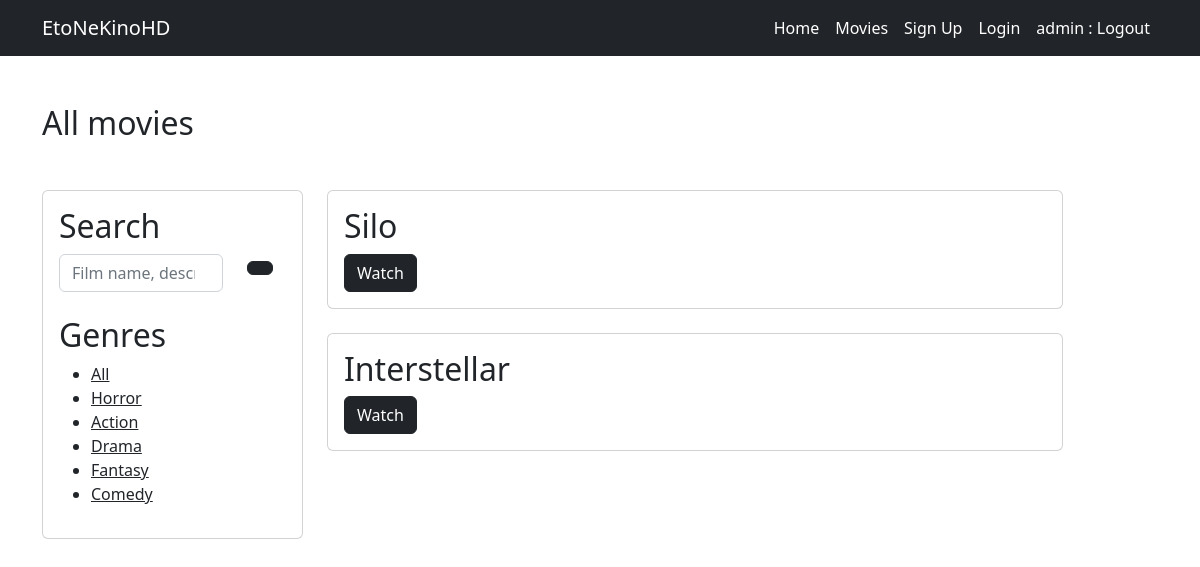
Page /movies/all/ (signed in) on the committed database.
### kinoApp/models.py (models this page shows, shortened)
class Genre(models.Model):
    genreName = models.CharField("Genre name", max_length=255)
    slug = models.SlugField(unique=True, blank=True, editable=False)

class Movie(models.Model):
    movieName = models.CharField("Movie name", max_length=255)
    genre = models.ForeignKey(Genre, on_delete= models.CASCADE, verbose_name="Genre")
    producer = models.CharField("Producer", max_length=255)
    cover = models.CharField("Link to cover", max_length=500)
    poster = models.CharField("Link to poster", max_length=500)
    year = models.IntegerField("Year")
    rating = models.FloatField("Rating")
    movieLink = models.CharField("Youtube movie link", max_length=500)
    description = models.TextField("Description")
    isTopTen = models.BooleanField("Is Top Ten", default=False, blank=True, null=True)
    isRecommended = models.BooleanField("Is Recommended", default=False, blank=True, null=True)

### kinoApp/views.py (the view)
# urls.py: path('movies/all/', views.allMovies, name='allMovies'),
def allMovies(request, slug=None):
    genre = None
    movies = Movie.objects.all()
    genres = Genre.objects.all()
    searchData = request.GET.get('search')
    if searchData:
        movies = Movie.objects.filter(Q(movieName__icontains=searchData) & Q(description__icontains=searchData))
    else:
        movies = Movie.objects.all()
    if slug:
        genre = get_object_or_404(Genre, slug=slug)
        movies = movies.filter(genre=genre)
    return render(request, 'user/all-movies.html', {
        'movies': movies,
        'genres': genres,
        'genre': genre
    })

### kinoApp/templates/user/all-movies.html (shortened to what this page needs)
{% extends '../base.html' %}
{% block content %}
<div class="top-ten">
    <div class="container">
        <h2 class="mt-5 mb-5">All movies</h2>
        <div class="row">
            <div class="col-md-3">
                <div class="card">
                    <div class="card-body">
                        <h2>Search</h2>
                        <form class="mb-4" action="{% url 'allMovies' %}">
                            <div class="row">
                                <div class="col-9">
                                    <input type="search" name="search" class="form-control" placeholder="Film name, description">
                                </div>
                                <div class="col-3">
                                    <button type="submit" class="btn btn-dark"></button>
                                </div>
                            </div>
                        </form>
                        <h2>Genres</h2>
                        <ul>
                            <li><a href="{% url 'allMovies' %}" class="text-dark">All</a></li>
                            {% for genre in genres %}
                            <li><a href="{% url 'filterMovies' slug=genre.slug %}" class="text-dark">{{ genre.genreName }}</a></li>
                            {% endfor %}
                        </ul>
                    </div>
                </div>
            </div>
            <div class="col-md-8">
                {% for movie in movies %}
                <div class="card mb-4">
                    <div class="card-body">
                        <h2>{{ movie.movieName }}</h2>
                        <a href="{% url 'movieDetail' pk=movie.pk %}" class="btn btn-dark">Watch</a>
                    </div>
                </div>
                {% endfor %}
            </div>
        </div>
    </div>
</div>
{% endblock %}

### kinoApp/templates/base.html (shortened to what this page needs)
{% load static %}
<!DOCTYPE html>
<html lang="en">
<head>
    <link rel="stylesheet" href="{% static '/style/style.css' %}">
    <link rel="stylesheet" href="{% static '/style/owl.theme.default.min.css' %}">
    <link rel="stylesheet" href="{% static '/style/owl.carousel.min.css' %}">
    <link rel="stylesheet" href="{% static './style/bootstrap.min.css' %}">
</head>
<body>
    <header class="navbar navbar-expand-lg bg-dark navbar-dark">
        <div class="container">
            <a class="navbar-brand" href="{% url 'homePage' %}">EtoNeKinoHD</a>
            <div class="collapse navbar-collapse" id="navbarSupportedContent">
              <ul class="navbar-nav ms-auto mb-2 mb-lg-0">
                <li class="nav-item">
                  <a class="nav-link active" aria-current="page" href="{% url 'topMovies' %}">Home</a>
                </li>
                <li class="nav-item">
                  <a class="nav-link active" aria-current="page" href="{% url 'allMovies' %}">Movies</a>
                </li>
                <li class="nav-item">
                  <a class="nav-link active" aria-current="page" href="{% url 'signUp' %}">Sign Up</a>
                </li>
                <li class="nav-item">
                  <a class="nav-link active" aria-current="page" href="{% url 'loginPage' %}">Login</a>
                </li>
                <li class="nav-item">
                  <a class="nav-link active" aria-current="page" href="{% url 'logoutUser' %}">{{ user.username }} : Logout</a>
                </li>
              </ul>
            </div>
          </div>
    </header>
    {% block content %}
    {% endblock %}
</body>
</html>

### rows in the picture
Genre: genreName "Horror"
Genre: genreName "Action"
Genre: genreName "Drama"
Genre: genreName "Fantasy"
Genre: genreName "Comedy"
Movie: movieName "Silo"
Movie: movieName "Interstellar"

### other values in the picture
{{ user.username }} "admin"
